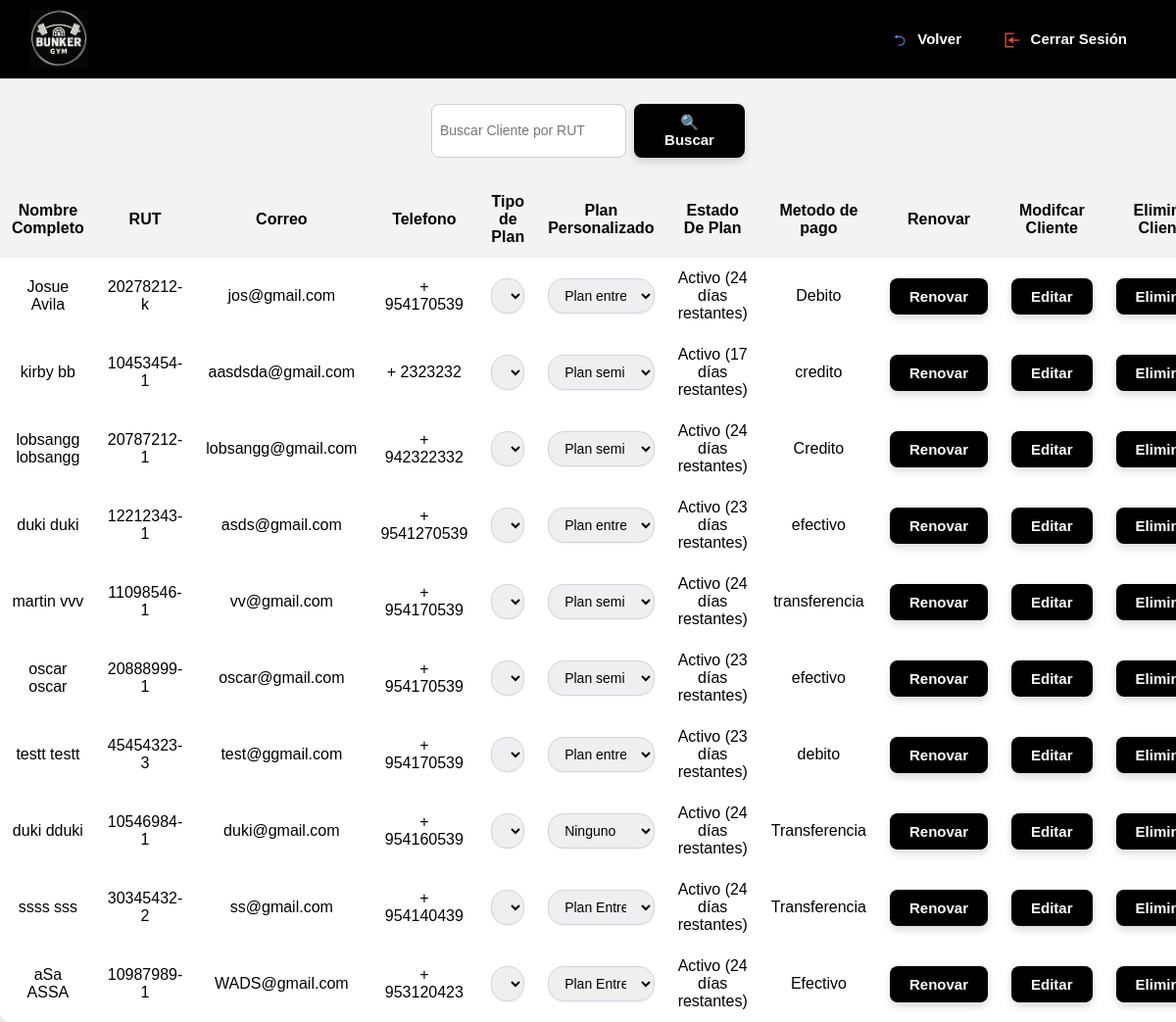
/renovar/ (signed in), run on an earlier commit of the app's database.
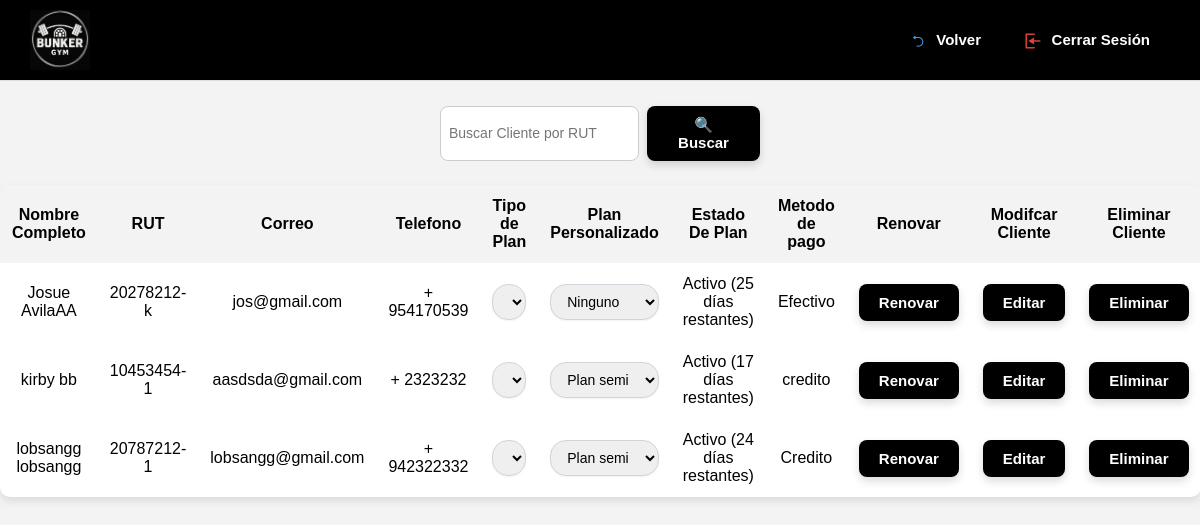
And on a later commit of the database.
### core/models.py (models this page shows, shortened)
class Cliente(models.Model):
    METODOS_PAGO = [
        ('Efectivo', 'Efectivo'),
        ('Debito', 'Débito'),
        ('Credito', 'Crédito'),
        ('Transferencia', 'Transferencia'),
    ]
    nombre = models.CharField(max_length=50)
    apellido = models.CharField(max_length=50)
    rut = models.CharField(max_length=12, unique=True)
    correo = models.EmailField()
    telefono = models.CharField(max_length=15)
    huella_template = models.BinaryField(null=True, blank=True)
    mensualidad = models.ForeignKey(Mensualidad, on_delete=models.SET_NULL, null=True, blank=True)
    plan_personalizado = models.ForeignKey(PlanPersonalizado, on_delete=models.SET_NULL, null=True, blank=True)
    metodo_pago = models.CharField(max_length=20, choices=METODOS_PAGO, null=True, blank=True)
    fecha_inicio_plan = models.DateField(default=timezone.now, null=True, blank=True)
    fecha_fin_plan = models.DateField(null=True, blank=True)
    @property
    def dias_restantes(self):
        if not self.fecha_inicio_plan:
            return 0
        hoy = timezone.now().date()
        duraciones_a_dias = {
            "Mensual": 30,
            "Trimestral": 90,
            "Anual": 365
        }
        if self.mensualidad:
            dias_total = duraciones_a_dias.get(self.mensualidad.duracion, 30)
        else:
            dias_total = 0
        vencimiento = self.fecha_inicio_plan + timedelta(days=dias_total)
        return (vencimiento - hoy).days

class Mensualidad(models.Model):
    TIPOS = [
        ('Estudiante', 'Estudiante'),
        ('Normal', 'Normal'),
    ]
    DURACIONES = [
        ('Mensual', 'Mensual'),
        ('Trimestral', 'Trimestral'),
        ('Anual', 'Anual'),
    ]
    tipo = models.CharField(max_length=20, choices=TIPOS)
    duracion = models.CharField(max_length=20, choices=DURACIONES, default='Mensual')
    class Meta:
        unique_together = ('tipo', 'duracion')

class PlanPersonalizado(models.Model):
    nombre_plan = models.CharField(max_length=100, unique=True)

### core/views.py (the view)
    def wrapper(request, *args, **kwargs):
        admin_id = request.session.get('admin_id')
        if not admin_id:
            return redirect('login')
        try:
            request.admin = Admin.objects.get(id=admin_id)
        except Admin.DoesNotExist:
            return redirect('login')
        return view_func(request, *args, **kwargs)

### core/views.py (called while the page is built, shortened)
def admin_required(view_func):
    def wrapper(request, *args, **kwargs):
        admin_id = request.session.get('admin_id')
        if not admin_id:
            return redirect('login')
        try:
            request.admin = Admin.objects.get(id=admin_id)
        except Admin.DoesNotExist:
            return redirect('login')
        return view_func(request, *args, **kwargs)
    return wrapper

@admin_required
def renovarCliente(request):
    rut_buscado = request.POST.get('rut') or request.GET.get('rut', '')
    cliente_renovado = None
    clientes = Cliente.objects.filter(rut__icontains=rut_buscado) if rut_buscado else Cliente.objects.all()
    from .models import Mensualidad
    tipos_mensualidad = Mensualidad.objects.all()
    return render(request, 'core/renovarCliente.html', {
        'clientes': clientes,
        'rut_buscado': rut_buscado,
        'planes_personalizados': PlanPersonalizado.objects.all(),
        'tipos_mensualidad': tipos_mensualidad
    })

### core/templates/core/renovarCliente.html (shortened to what this page needs)
{% extends 'core/home.html' %}
{% load static %}
{% block content %}
<div class="centrar-buscador">
    <form method="post" class="busqueda-container" onsubmit="return validarFormulario(event)">
        <div class="busqueda-fila">
            <input type="text" id="rutInput" name="rut" placeholder="Buscar Cliente por RUT" value="{{ rut_buscado }}">
            <button type="submit" class="btn-global">🔍 Buscar</button>
        </div>
    </form>
</div>
{% if clientes %}
    <table class="tabla-renovar">
        <thead>
            <tr>
                <th>Nombre Completo</th>
                <th>RUT</th>
                <th>Correo</th>
                <th>Telefono</th>
                <th>Tipo de Plan</th>
                <th>Plan Personalizado</th>
                <th>Estado De Plan</th>
                <th>Metodo de pago</th>
                <th>Renovar</th>
                <th>Modifcar Cliente </th>
                <th>Eliminar Cliente</th>
            </tr>
        </thead>
        <tbody>
            {% for cliente in clientes %}
            <tr>
                <td>{{ cliente.nombre }} {{ cliente.apellido }}</td>
                <td>{{ cliente.rut }}</td>
                <td>{{ cliente.correo }}</td>
                <td>+ {{ cliente.telefono }}</td>
             <td>
                <form method="post" action="{% url 'cambiar_tipo_plan_mensual' %}" id="form-plan-{{ cliente.rut }}">
                    <select name="nuevo_plan" onchange="handleSelectChange(this, '{{ cliente.rut }}')" class="select-bonito">
                        {% for mensualidad in tipos_mensualidad %}
                            <option value="{{ mensualidad.id }}"
                                {% if cliente.mensualidad and cliente.mensualidad.id == mensualidad.id %}selected{% endif %}>
                                {{ mensualidad.tipo }} + Plan {{ mensualidad.duracion }}
                            </option>
                        {% endfor %}
                    </select>
                </form>
            </td>
                <td>
                    <form method="post" action="{% url 'cambiar_plan_personalizado' %}">
                        <select name="nuevo_plan" onchange="this.form.submit()" class="select-bonito">
                            {% for plan in planes_personalizados %}
                                <option value="{{ plan.id }}" {% if cliente.plan_personalizado and cliente.plan_personalizado.id == plan.id %}selected{% endif %}>
                                    {{ plan.nombre_plan }}
                                </option>
                            {% endfor %}
                        </select>
                    </form>
                </td>
             <td>
    {% if cliente.dias_restantes <= 0 %}
        <span class="inactivo">Vencido</span>
    {% else %}
        Activo ({{ cliente.dias_restantes }} días restantes)
    {% endif %}
</td>
                <td>
                    {{ cliente.metodo_pago }}
                </td>
                <td>
                   <button type="button" class="btn-global" onclick="confirmarRenovacion('{{ cliente.rut }}')">Renovar</button>
                </td>
                    <td>
                <button type="button" class="btn-global"
                    onclick="window.location.href='{% url 'modificar_cliente' cliente.id %}'">
                     Editar
                </button>
                 </td>
                <td>
                    <button type="button" class="btn-global" onclick="abrirModalCliente({{ cliente.id }}, '{{ cliente.nombre }} {{ cliente.apellido }}')">
                         Eliminar
                    </button>
                </td>
            </tr>
            {% endfor %}
        </tbody>
    </table>
{% else %}
   <p style="text-align: center; font-size: 18px; color: black;">
        No se encontró el RUT del Cliente.
   </p>
{% endif %}
{% endblock %}

### core/templates/core/home.html (shortened to what this page needs)
{% load static %}
<!DOCTYPE html>
<html lang="es">
<head>
    <link rel="stylesheet" type="text/css" href="{% static 'core/css/styles.css' %}">
</head>
<body>
<header class="header">
    <img src="{% static 'core/img/BunkerIMG.jpg' %}" alt="Logo Bunker Gym" class="logo">
    {% if request.session.admin_id %}
    <div class="header-buttons">
        {% if request.resolver_match.view_name != 'index' %}
        <button class="btn-global" onclick="location.href='{% url 'index' %}'">
        <img src="{% static 'core/img/volver.png' %}" class="icon"> Volver
        </button>
        {% endif %}
        <button class="btn-global " onclick="location.href='{% url 'logout' %}'">
            <img src="{% static 'core/img/logout.png' %}"  class="icon"> Cerrar Sesión
        </button>
    </div>
    {% endif %}
</header>
    {% block content %}
    {% endblock %}
</body>
</html>

### core/static/core/css/styles.css (style rules this page uses)
body { margin: 0; font-family: Arial, sans-serif; background-color: #f3f3f3; }
.header { display: flex; justify-content: space-between; align-items: center; padding: 10px 30px; background-color: #000000; border-bottom: 1px solid #ddd; }
.logo { height: 60px; }
.btn-global { background-color: #000; color: white; padding: 10px 20px; border: none; border-radius: 8px; font-weight: bold; font-size: 15px; cursor: pointer; text-decoration: none; transition: background-color 0.3s ease, transform 0.2s ease; display: inline-block; box-shadow: 0 4px 8px rgba(0, 0, 0, 0.15); }
.icon { width: 16px; height: 16px; margin-right: 6px; vertical-align: middle; }
.centrar-buscador { display: flex; justify-content: center; align-items: center; min-height: 13vh; }
.busqueda-container { display: flex; flex-direction: column; gap: 10px; width: 320px; }
.busqueda-fila { display: flex; flex-direction: row; gap: 8px; }
.busqueda-fila input { flex: 1; padding: 8px; border: 1px solid #ccc; border-radius: 8px; font-size: 14px; }
.tabla-renovar { margin: 0 auto; border-collapse: collapse; width: 98%; background-color: white; border-radius: 10px; overflow: hidden; box-shadow: 0 4px 8px rgba(0,0,0,0.1); }
.tabla-renovar th, .tabla-renovar td { padding: 12px; text-align: center; }
.tabla-renovar th { background-color: #f3f3f3; }
.select-bonito { width: 100%; border: 1.5px solid #D1D5DB; border-radius: 1rem; padding: 0.5rem 0.75rem; font-size: 0.875rem; box-shadow: 0 1px 2px rgb(0 0 0 / 0.05); transition: border-color 0.2s ease, box-shadow 0.2s ease; }

What changed in the data, as far as the page shows it:
removed Cliente: nombre "duki", apellido "duki", rut "12212343-1", correo "asds@gmail.com", telefono "9541270539", nuevo_plan "Estudiante + Plan Mensual", nuevo_plan "Plan entrenamiento personalizado 3 x semana", dias_restantes "23", metodo_pago "efectivo"
removed Cliente: nombre "martin", apellido "vvv", rut "11098546-1", correo "vv@gmail.com", telefono "954170539", nuevo_plan "Estudiante + Plan Mensual", nuevo_plan "Plan semi personalizado 1 x semana", dias_restantes "24", metodo_pago "transferencia"
removed Cliente: nombre "oscar", apellido "oscar", rut "20888999-1", correo "oscar@gmail.com", telefono "954170539", nuevo_plan "Normal + Plan Mensual", nuevo_plan "Plan semi personalizado 2 x semana", dias_restantes "23", metodo_pago "efectivo"
removed Cliente: nombre "testt", apellido "testt", rut "45454323-3", correo "test@ggmail.com", telefono "954170539", nuevo_plan "Estudiante + Plan Mensual", nuevo_plan "Plan entrenamiento personalizado 3 x semana", dias_restantes "23", metodo_pago "debito"
removed Cliente: nombre "duki", apellido "dduki", rut "10546984-1", correo "duki@gmail.com", telefono "954160539", nuevo_plan "Estudiante + Plan Mensual", nuevo_plan "Ninguno", dias_restantes "24", metodo_pago "Transferencia"
removed Cliente: nombre "ssss", apellido "sss", rut "30345432-2", correo "ss@gmail.com", telefono "954140439", nuevo_plan "Normal + Plan Mensual", nuevo_plan "Plan Entrenamiento personalizado 5 x semana", dias_restantes "24", metodo_pago "Transferencia"
removed Cliente: nombre "aSa", apellido "ASSA", rut "10987989-1", correo "WADS@gmail.com", telefono "953120423", nuevo_plan "Normal + Plan Mensual", nuevo_plan "Plan Entrenamiento personalizado 5 x semana", dias_restantes "24", metodo_pago "Efectivo"
changed Cliente "Josue": apellido "Avila" → "AvilaAA"; nuevo_plan "Plan entrenamiento personalizado 1 x semana" → "Ninguno"; dias_restantes "24" → "25"; metodo_pago "Debito" → "Efectivo"
